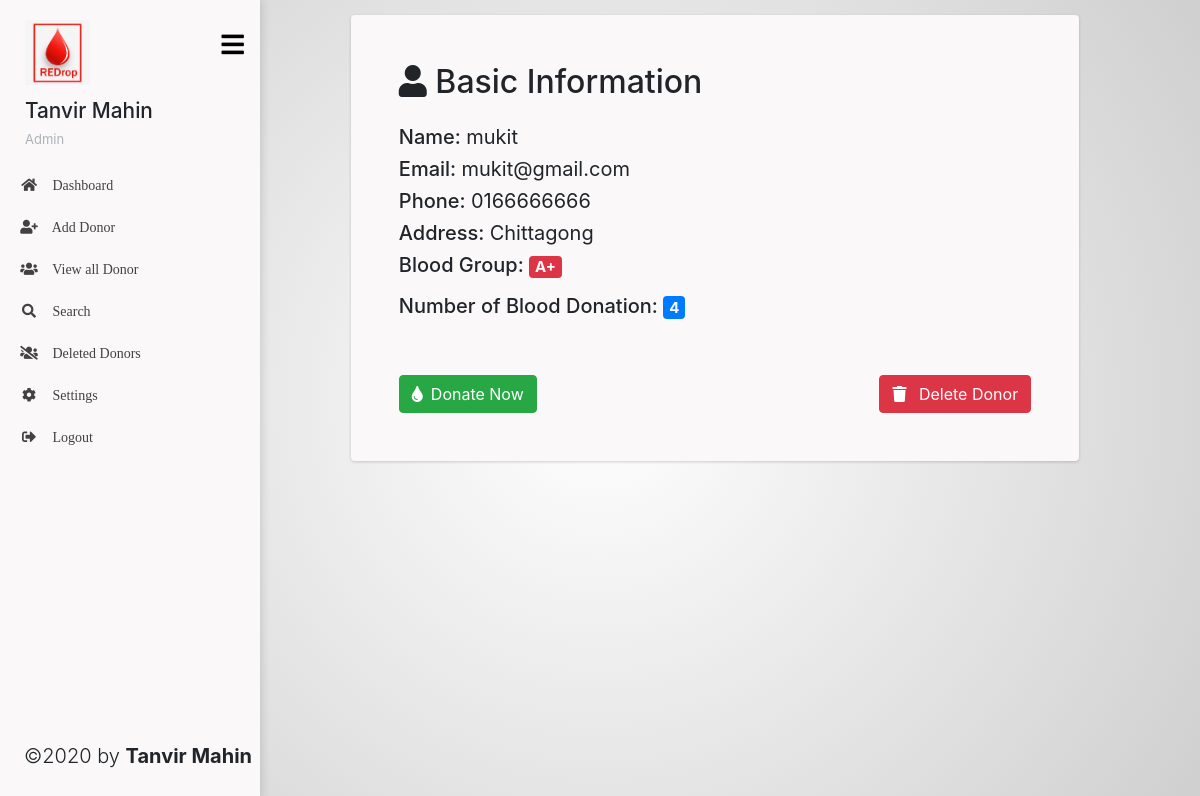
Screenshot of /profile/index.php?id=3 (signed in) with the database file from the repository.
### tables this page shows
CREATE TABLE `blood_donors` (
  `id` int(11) NOT NULL,
  `name` varchar(100) NOT NULL,
  `group` varchar(10) NOT NULL,
  `email` varchar(100) NOT NULL,
  `phone` varchar(20) NOT NULL,
  `address` varchar(50) NOT NULL,
  `count` int(11) NOT NULL,
  `del` tinyint(1) NOT NULL DEFAULT '0'
);

### includes/donorClass.inc.php (called while the page is built, shortened)
<?php
class Donor {
    function singleDonorDetails($conn,$id){
        $sql = "SELECT * FROM `blood_donors` WHERE id = ".$id;
        $result = mysqli_query($conn, $sql);
        return mysqli_fetch_assoc($result);
    }
};
$donor = new Donor();

### profile/index.php (the view, shortened to what this page needs)
<?php
    if(isset($_GET['id'])){
        include '../sidebar.php';
        $id = $_GET['id'];
        $res = $donor->singleDonorDetails($conn,$id);
        $name = $res['name'];
        $group = $res['group'];
        $email = $res['email'];
        $address = $res['address'];
        $phone = $res['phone'];
        $count = $res['count'];
    }
    else{
        header("Location: ../all/");
        exit();
    }
?>
<section id="main-content">
    <section class="row wrapper main-wrapper">
        <div class="col-md-10 offset-md-1">
            <section class="box p-5 rounded">
                <h2 class="pb-3"><span class="fas fa-user"></span> Basic Information</h2>
                <h5 class="pt-0">Name: <span class="font-weight-normal"><?php echo $name ?></span></h5>
                <h5 class="pt-0">Email: <span class="font-weight-normal"><?php echo $email ?></span>
                </h5>
                <h5 class="pt-0">Phone: <span class="font-weight-normal"><?php echo $phone ?></span>
                </h5>
                <h5 class="pt-0">
                    Address: <span class="font-weight-normal"><?php echo $address ?></span>
                </h5>
                <div class="h5">
                    Blood Group: <span class="badge badge-danger text-light h4"><?php echo $group ?></span>
                </div>
                <div class="h5 pb-5">
                    Number of Blood Donation: <span class="badge badge-primary text-light"><?php echo $count ?></span>
                </div>
                <div class="d-flex">
                    <form action="../includes/donated.inc.php" method="POST">
                        <button type="submit" name="donate-submit" class="btn btn-success"><span class="fas fa-tint mr-2"></span>Donate Now</button>
                    </form>
                    <form action="../includes/deleteDonor.inc.php" method="POST" class="ml-auto">
                        <button type="submit" name="delete-submit" class="btn btn-danger"><span class="fas fa-trash mr-2"></span> Delete Donor</button>
                    </form>
                </div>
        </div>
    </section>
</section>
<?php
    include '../bottomIncludes.php';
?>

### css/dashboard.css (style rules this page uses)
* { padding: 0; margin: 0; box-sizing: border-box; }
body { background: rgb(255,255,255); background: radial-gradient(circle, rgba(255,255,255,1) 0%, rgba(207,207,207,1) 100%); background-attachment: fixed }
.logo-area, .logo-area, #main-content, .logo-icon, .wraplist, .page-sidebar, .profile-info, .profile-image, .profile-details, .menu-title, .profile-image a img { -webkit-transition: 600ms; -moz-transition: 600ms; -o-transition: 600ms; transition: 600ms; }
#main-content { margin-left: 260px; display: block; overflow-x: hidden; }
.main-wrapper { display: inline-block; width: 100%; padding: 0px 15px 0 15px; margin-left: 0px; margin-right: 0px; overflow-x: hidden; }
section.box { background-color: #faf8f8; margin: 15px 0; box-shadow: 0 1px 3px rgba(33, 33, 33, 0.2); -webkit-box-shadow: 0 1px 3px rgba(33, 33, 33, 0.2); -moz-box-shadow: 0 1px 3px rgba(33, 33, 33, 0.2); -o-box-shadow: 0 1px 3px rgba(33, 33, 33, 0.2); -ms-box-shadow: 0 1px 3px rgba(33, 33, 33, 0.2); }

### rows the page displays
blood_donors: name "mukit", email "mukit@gmail.com", phone "0166666666", address "Chittagong", group "A+", count "4"

### other values shown
$_SESSION['name'] "Tanvir Mahin"
